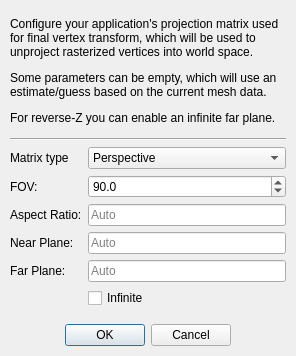
<?xml version="1.0" encoding="UTF-8"?>
<ui version="4.0">
 <class>ProjectionGuessDialog</class>
 <widget class="QDialog" name="ProjectionGuessDialog">
  <property name="geometry">
   <rect>
    <x>0</x>
    <y>0</y>
    <width>296</width>
    <height>356</height>
   </rect>
  </property>
  <property name="windowTitle">
   <string>Vertex Projection Configuration</string>
  </property>
  <layout class="QVBoxLayout" name="verticalLayout">
   <property name="leftMargin">
    <number>10</number>
   </property>
   <property name="topMargin">
    <number>10</number>
   </property>
   <property name="rightMargin">
    <number>10</number>
   </property>
   <property name="bottomMargin">
    <number>10</number>
   </property>
   <item>
    <widget class="QLabel" name="label">
     <property name="text">
      <string>&lt;html&gt;&lt;head/&gt;&lt;body&gt;&lt;p&gt;Configure your application's projection matrix used for final vertex transform, which will be used to unproject rasterized vertices into world space.&lt;/p&gt;&lt;p&gt;Some parameters can be empty, which will use an estimate/guess based on the current mesh data.&lt;/p&gt;&lt;p&gt;For reverse-Z you can enable an infinite far plane.&lt;/p&gt;&lt;/body&gt;&lt;/html&gt;</string>
     </property>
     <property name="wordWrap">
      <bool>true</bool>
     </property>
    </widget>
   </item>
   <item>
    <widget class="Line" name="line">
     <property name="orientation">
      <enum>Qt::Horizontal</enum>
     </property>
    </widget>
   </item>
   <item>
    <layout class="QGridLayout" name="gridLayout_5">
     <property name="bottomMargin">
      <number>10</number>
     </property>
     <item row="2" column="1">
      <widget class="QLineEdit" name="aspectRatio">
       <property name="placeholderText">
        <string>Auto</string>
       </property>
       <property name="clearButtonEnabled">
        <bool>true</bool>
       </property>
      </widget>
     </item>
     <item row="3" column="1">
      <widget class="QLineEdit" name="nearPlane">
       <property name="placeholderText">
        <string>Auto</string>
       </property>
       <property name="clearButtonEnabled">
        <bool>true</bool>
       </property>
      </widget>
     </item>
     <item row="1" column="1">
      <widget class="QDoubleSpinBox" name="fov">
       <property name="decimals">
        <number>1</number>
       </property>
       <property name="minimum">
        <double>1.000000000000000</double>
       </property>
       <property name="maximum">
        <double>179.000000000000000</double>
       </property>
       <property name="value">
        <double>90.000000000000000</double>
       </property>
      </widget>
     </item>
     <item row="4" column="0">
      <widget class="QLabel" name="label_6">
       <property name="text">
        <string>Far Plane:</string>
       </property>
      </widget>
     </item>
     <item row="2" column="0">
      <widget class="QLabel" name="label_4">
       <property name="text">
        <string>Aspect Ratio:</string>
       </property>
      </widget>
     </item>
     <item row="4" column="1">
      <widget class="QLineEdit" name="farPlane">
       <property name="placeholderText">
        <string>Auto</string>
       </property>
       <property name="clearButtonEnabled">
        <bool>true</bool>
       </property>
      </widget>
     </item>
     <item row="0" column="0">
      <widget class="QLabel" name="label_2">
       <property name="text">
        <string>Matrix type</string>
       </property>
      </widget>
     </item>
     <item row="3" column="0">
      <widget class="QLabel" name="label_5">
       <property name="text">
        <string>Near Plane:</string>
       </property>
      </widget>
     </item>
     <item row="1" column="0">
      <widget class="QLabel" name="label_3">
       <property name="text">
        <string>FOV:</string>
       </property>
      </widget>
     </item>
     <item row="0" column="1">
      <widget class="QComboBox" name="matrixType">
       <item>
        <property name="text">
         <string>Perspective</string>
        </property>
       </item>
       <item>
        <property name="text">
         <string>Orthographic</string>
        </property>
       </item>
      </widget>
     </item>
     <item row="5" column="1">
      <widget class="QCheckBox" name="infiniteFar">
       <property name="text">
        <string>Infinite</string>
       </property>
      </widget>
     </item>
    </layout>
   </item>
   <item>
    <widget class="QDialogButtonBox" name="buttonBox">
     <property name="orientation">
      <enum>Qt::Horizontal</enum>
     </property>
     <property name="standardButtons">
      <set>QDialogButtonBox::Cancel|QDialogButtonBox::Ok</set>
     </property>
     <property name="centerButtons">
      <bool>true</bool>
     </property>
    </widget>
   </item>
  </layout>
 </widget>
 <tabstops>
  <tabstop>matrixType</tabstop>
  <tabstop>fov</tabstop>
  <tabstop>aspectRatio</tabstop>
  <tabstop>nearPlane</tabstop>
  <tabstop>farPlane</tabstop>
  <tabstop>infiniteFar</tabstop>
 </tabstops>
 <resources/>
 <connections/>
</ui>
